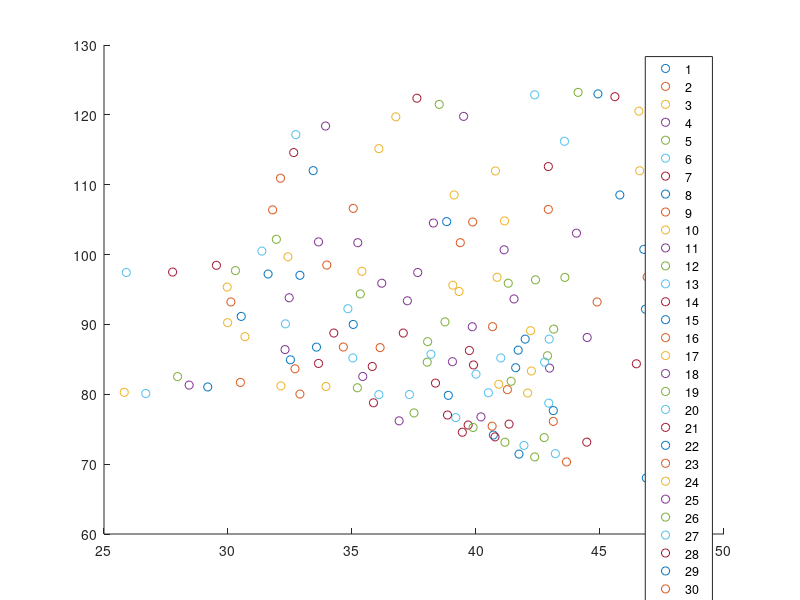

This chart was generated by the following MATLAB code:
clc;clear;close all hidden;
addpath(genpath('../../GL_classes/'));
load('temperature_dataset.mat')
%%
good_indices = [125 24 25 126 23 124 115 70 130 7 87 49 119 138 21 97 20 93 57 145 63 94 14 16  88 103 73 82 39 72 141 96 70 17 149 117 59 145 52 130 86 135 78 64 34 35 104 67 102 46];
latlong = cell2mat(cities(:,2:3));
legend_list = {};
figure;hold on;
for i = 1:length(DIST)
    scatter(latlong(i,1),latlong(i,2))
    legend_list{end+1} = num2str(i);
end
legend(legend_list)